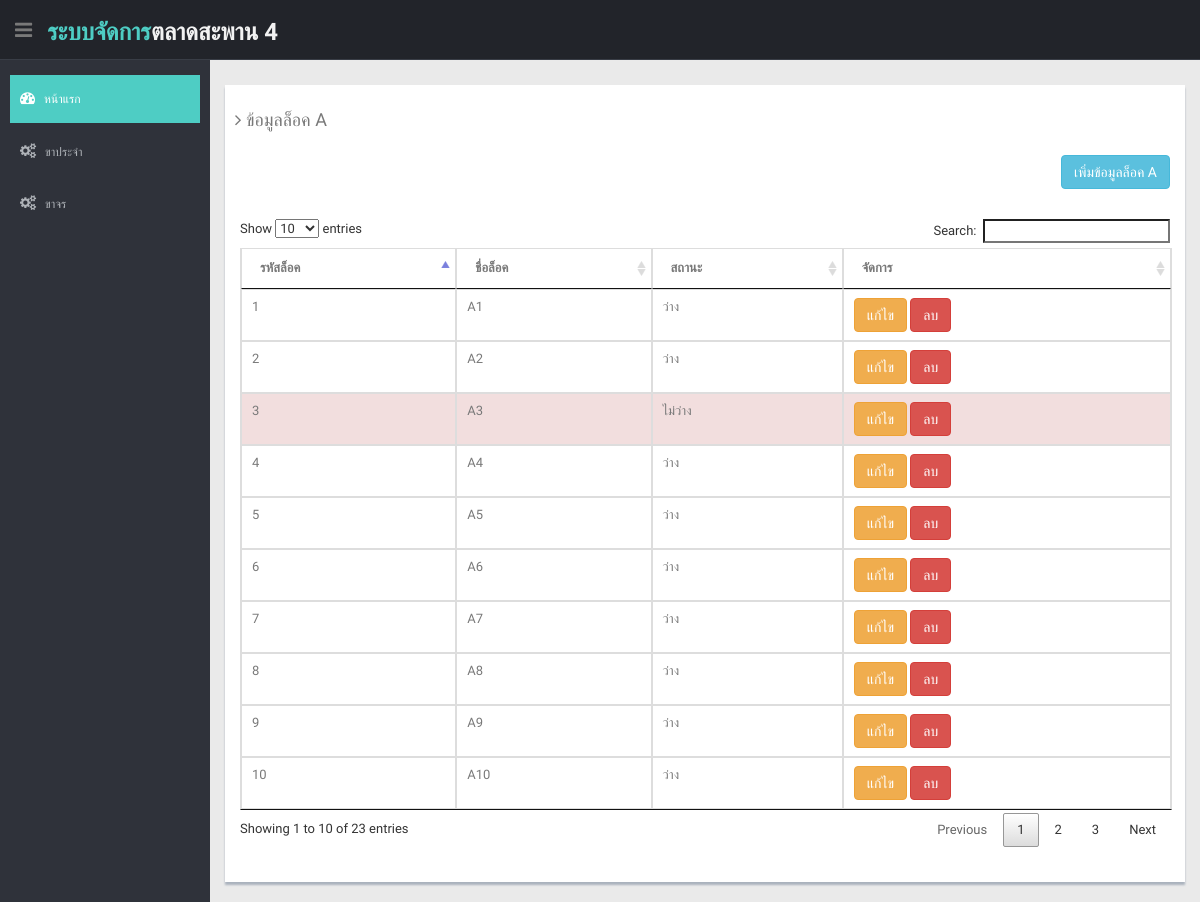
/logA.php, run on the app's committed database.
### tables this page shows
CREATE TABLE `log_detail` (
  `log_detail_id` int(11) NOT NULL,
  `log_id` int(11) NOT NULL,
  `log_detail_name` text NOT NULL,
  `log_detail_status` int(11) NOT NULL
);

### logA.php (the view, shortened to what this page needs)
<!DOCTYPE html>
<html lang="en">
<?php
include_once "include/header.php";
include_once "include/connectDB.php";
$sql = "SELECT * FROM log_detail
WHERE log_id = 1
ORDER BY log_detail_name ";
$query = $conn->query($sql);
?>
<body>
    <section id="container">
        <?php include_once "layout/top_navigation.php"; ?>
        <?php include_once "layout/sidebar_menu.php"; ?>
        <section id="main-content">
            <section class="wrapper">
                <div class="row mt">
                    <div class="col-lg-12">
                        <div class="content-panel">
                            <div>
                                <h4 class="mb"><i class="fa fa-angle-right"></i> ข้อมูลล็อค A</h4>
                            </div>
                            <div class="text-right" style="padding-right: 15px;">
                                <a href="logA_add.php" class="btn btn-info">เพิ่มข้อมูลล็อค A</a>
                            </div>
                            <div style="margin: 15px; padding-top: 15px;">
                                <table class="table table-bordered" id="table_data">
                                    <thead>
                                        <tr>
                                            <th>รหัสล็อค</th>
                                            <th>ชื่อล็อค</th>
                                            <th>สถานะ</th>
                                            <th>จัดการ</th>
                                        </tr>
                                    </thead>
                                    <tbody>
                                        <?php foreach ($query as $key => $value) { ?>
                                        <tr class="<?php echo ($value["log_detail_status"] == 1) ? "danger" : "" ?>">
                                            <td><?php echo $value["log_detail_id"]; ?></td>
                                            <td><?php echo $value["log_detail_name"]; ?></td>
                                            <td>
                                                <?php
                                                    if($value["log_detail_status"] == 0)
                                                        echo "ว่าง";
                                                    if($value["log_detail_status"] == 1)
                                                        echo "ไม่ว่าง";
                                                ?>
                                            </td>
                                            <td>
                                                <a href="log_edit.php?log_detail_id=<?php echo $value["log_detail_id"]; ?>" class="btn btn-warning">แก้ไข</a>
                                                <a href="logController.php?log_detail_id=<?php echo $value["log_detail_id"]; ?>&delete" class="btn btn-danger">ลบ</a>
                                            </td>
                                        </tr>
                                        <?php } ?>
                                    </tbody>
                                </table>
                            </div>
                        </div>
                    </div>
                </div>
            </section>
        </section>
    </section>
</body>
</html>

### include/header.php (shortened to what this page needs)
<head>
  <link href="lib/bootstrap/css/bootstrap.min.css" rel="stylesheet">
  <link href="lib/font-awesome/css/font-awesome.css" rel="stylesheet" />
  <link rel="stylesheet" type="text/css" href="css/zabuto_calendar.css">
  <link rel="stylesheet" type="text/css" href="lib/gritter/css/jquery.gritter.css" />
  <link rel="stylesheet" type="text/css" href="lib/bootstrap-fileupload/bootstrap-fileupload.css" />
  <link rel="stylesheet" type="text/css" href="DataTables/datatables.min.css"/>
  <link href="css/style.css" rel="stylesheet">
  <link href="css/style-responsive.css" rel="stylesheet">
  <link href="css/custom.css" rel="stylesheet">
</head>

### layout/top_navigation.php (shortened to what this page needs)
<header class="header black-bg">
    <div class="sidebar-toggle-box">
        <div class="fa fa-bars tooltips" data-placement="right" data-original-title="Toggle Navigation"></div>
    </div>
    <a href="index.php" class="logo"><b><span>ระบบจัดการ</span>ตลาดสะพาน 4</b></a>
</header>

### layout/sidebar_menu.php (shortened to what this page needs)
<aside>
    <div id="sidebar" class="nav-collapse ">
        <ul class="sidebar-menu" id="nav-accordion">
            <?php if(!isset($_SESSION["UserBackend"]) && !isset($_SESSION["UserRegular"])) { ?>
            <li class="mt">
                <a class="active" href="index.php">
                    <i class="fa fa-dashboard"></i>
                    <span>หน้าแรก</span>
                </a>
            </li>
            <li class="sub-menu">
                <a href="regularPage.php">
                    <i class="fa fa-cogs"></i>
                    <span>ขาประจำ</span>
                </a>
            </li>
            <li class="sub-menu">
                <a href="irregularPage.php">
                    <i class="fa fa-cogs"></i>
                    <span>ขาจร</span>
                </a>
            </li>
            <?php } ?>
        </ul>
    </div>
</aside>

### css/style.css (style rules this page uses)
body { color: #797979; background: #eaeaea; font-family: 'Ruda', sans-serif; padding: 0px !important; margin: 0px !important; font-size:13px; }
ul li { list-style: none; }
a, a:hover, a:focus { text-decoration: none; outline: none; }
#container { width: 100%; height: 100%; }
.mt { margin-top: 25px; }
.mb { margin-bottom: 25px; }
#sidebar { width: 210px; height: 100%; position: fixed; background: #2f323a; }
#sidebar ul li { position: relative; }
ul.sidebar-menu , ul.sidebar-menu li ul.sub { margin: -2px 0 0; padding: 0; }
ul.sidebar-menu { margin-top: 75px; }
ul.sidebar-menu li { margin-bottom: 5px; margin-left:10px; margin-right:10px; }
ul.sidebar-menu li.sub-menu { line-height: 15px; }
ul.sidebar-menu li a span { display: inline-block; }
ul.sidebar-menu li a { color: #aeb2b7; text-decoration: none; display: block; padding: 15px 0 15px 10px; font-size: 12px; outline: none; -webkit-transition: all 0.3s ease; -moz-transition: all 0.3s ease; -o-transition: all 0.3s ease; -ms-transition: all 0.3s ease; transition: all 0.3s ease; }
ul.sidebar-menu li a.active, ul.sidebar-menu li a:hover, ul.sidebar-menu li a:focus { background: #4ECDC4; color: #fff; display: block; -webkit-transition: all 0.3s ease; -moz-transition: all 0.3s ease; -o-transition: all 0.3s ease; -ms-transition: all 0.3s ease; transition: all 0.3s ease; }
ul.sidebar-menu li a i { font-size: 15px; padding-right: 6px; }
ul.sidebar-menu li a.active i { color: #fff; }
#main-content { margin-left: 210px; }
.header, .footer { min-height: 60px; padding: 0 15px; }
.header { position: fixed; left: 0; right: 0; z-index: 1002; }
.black-bg { background: #22242a; border-bottom: 1px solid #393d46; }
.wrapper { display: inline-block; margin-top: 60px; padding-left: 15px; padding-right: 15px; padding-bottom: 15px; padding-top: 0px; width: 100%; }
a.logo { font-size: 24px; color: #f2f2f2; float: left; margin-top: 15px; text-transform: uppercase; }
a.logo b { font-weight: 900; }
a.logo span { color: #4ECDC4; }
.sidebar-toggle-box { float: left; padding-right: 15px; margin-top: 20px; }
.sidebar-toggle-box .fa-bars { cursor: pointer; display: inline-block; font-size: 20px; }
.content-panel { background: #ffffff; box-shadow: 0px 3px 2px #aab2bd; padding-top: 15px; padding-bottom: 5px; }
.content-panel h4 { margin-left: 10px; }

### css/custom.css (style rules this page uses)
html, body { font-family: 'Prompt', sans-serif; }

### data on the page
log_detail: log_detail_id "1", log_detail_name "A1", log_detail_status "ว่าง"
log_detail: log_detail_id "10", log_detail_name "A10", log_detail_status "ว่าง"
log_detail: log_detail_id "2", log_detail_name "A2", log_detail_status "ว่าง"
log_detail: log_detail_id "3", log_detail_name "A3", log_detail_status "ไม่ว่าง"
log_detail: log_detail_id "4", log_detail_name "A4", log_detail_status "ว่าง"
log_detail: log_detail_id "5", log_detail_name "A5", log_detail_status "ว่าง"
log_detail: log_detail_id "6", log_detail_name "A6", log_detail_status "ว่าง"
log_detail: log_detail_id "7", log_detail_name "A7", log_detail_status "ว่าง"
log_detail: log_detail_id "8", log_detail_name "A8", log_detail_status "ว่าง"
log_detail: log_detail_id "9", log_detail_name "A9", log_detail_status "ว่าง"
